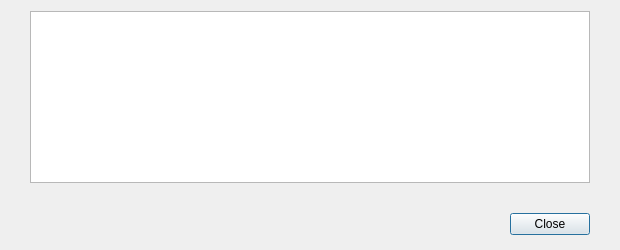
<?xml version="1.0" encoding="UTF-8"?>
<ui version="4.0">
 <class>TokenDescDialog</class>
 <widget class="QDialog" name="TokenDescDialog">
  <property name="geometry">
   <rect>
    <x>0</x>
    <y>0</y>
    <width>620</width>
    <height>250</height>
   </rect>
  </property>
  <property name="windowTitle">
   <string>Dialog</string>
  </property>
  <layout class="QVBoxLayout" name="verticalLayout">
   <property name="spacing">
    <number>15</number>
   </property>
   <property name="leftMargin">
    <number>0</number>
   </property>
   <property name="rightMargin">
    <number>0</number>
   </property>
   <property name="bottomMargin">
    <number>0</number>
   </property>
   <item>
    <layout class="QHBoxLayout" name="horizontalLayout_2">
     <property name="leftMargin">
      <number>30</number>
     </property>
     <property name="rightMargin">
      <number>30</number>
     </property>
     <item>
      <widget class="QTextBrowser" name="detailText">
       <property name="readOnly">
        <bool>true</bool>
       </property>
       <property name="textInteractionFlags">
        <set>Qt::LinksAccessibleByMouse|Qt::TextSelectableByMouse</set>
       </property>
       <property name="openExternalLinks">
        <bool>true</bool>
       </property>
      </widget>
     </item>
    </layout>
   </item>
   <item>
    <widget class="QWidget" name="buttonsContainerWhite" native="true">
     <layout class="QHBoxLayout" name="horizontalLayout">
      <property name="leftMargin">
       <number>30</number>
      </property>
      <property name="topMargin">
       <number>15</number>
      </property>
      <property name="rightMargin">
       <number>30</number>
      </property>
      <property name="bottomMargin">
       <number>15</number>
      </property>
      <item>
       <widget class="QDialogButtonBox" name="buttonBox">
        <property name="orientation">
         <enum>Qt::Horizontal</enum>
        </property>
        <property name="standardButtons">
         <set>QDialogButtonBox::Close</set>
        </property>
       </widget>
      </item>
     </layout>
    </widget>
   </item>
  </layout>
 </widget>
 <resources/>
 <connections>
  <connection>
   <sender>buttonBox</sender>
   <signal>accepted()</signal>
   <receiver>TokenDescDialog</receiver>
   <slot>accept()</slot>
   <hints>
    <hint type="sourcelabel">
     <x>248</x>
     <y>254</y>
    </hint>
    <hint type="destinationlabel">
     <x>157</x>
     <y>274</y>
    </hint>
   </hints>
  </connection>
  <connection>
   <sender>buttonBox</sender>
   <signal>rejected()</signal>
   <receiver>TokenDescDialog</receiver>
   <slot>reject()</slot>
   <hints>
    <hint type="sourcelabel">
     <x>316</x>
     <y>260</y>
    </hint>
    <hint type="destinationlabel">
     <x>286</x>
     <y>274</y>
    </hint>
   </hints>
  </connection>
 </connections>
</ui>
